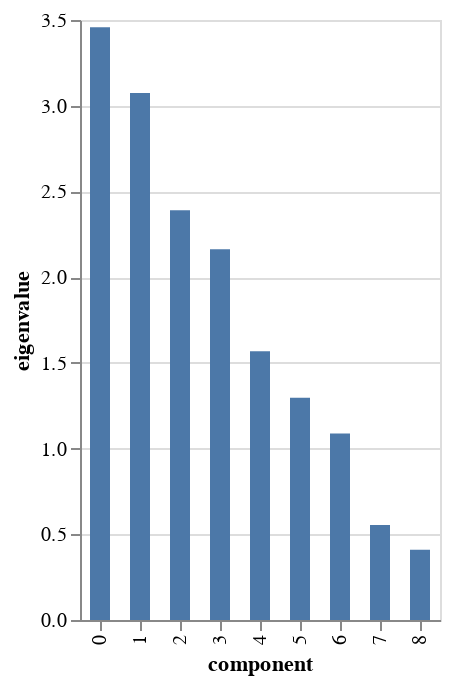

The notebook cell this image was saved under:
### Markdown cell above
##### <span style="color:purple">**Question:** What do you think of the inertia carried by each axis?</span>

- Consider the `eigenvalues_summary` function
- and/or view the `scree_plot`

### Code cell
### TO BE COMPLETED ###
display(famd.eigenvalues_summary)

famd.scree_plot()

### Figure 1 — Vega-Lite specification as saved in the notebook (floating-point values rounded to 4 significant figures)
{"config": {"view": {"continuousWidth": 300, "continuousHeight": 300}}, "data": {"name": "data-4a2d98458346519def65956253aa24d4"}, "mark": {"type": "bar", "size": 10}, "encoding": {"tooltip": [{"field": "component", "type": "nominal"}, {"field": "eigenvalue", "type": "quantitative"}, {"field": "% of variance", "type": "quantitative"}, {"field": "% of variance (cumulative)", "type": "quantitative"}], "x": {"field": "component", "type": "nominal"}, "y": {"field": "eigenvalue", "type": "quantitative"}}, "$schema": "https://vega.github.io/schema/vega-lite/v5.8.0.json", "datasets": {"data-4a2d98458346519def65956253aa24d4": [{"component": "0", "eigenvalue": 3.458, "% of variance": 21.61, "% of variance (cumulative)": 21.61}, {"component": "1", "eigenvalue": 3.074, "% of variance": 19.22, "% of variance (cumulative)": 40.83}, {"component": "2", "eigenvalue": 2.39, "% of variance": 14.94, "% of variance (cumulative)": 55.77}, {"component": "3", "eigenvalue": 2.162, "% of variance": 13.51, "% of variance (cumulative)": 69.28}, {"component": "4", "eigenvalue": 1.567, "% of variance": 9.794, "% of variance (cumulative)": 79.07}, {"component": "5", "eigenvalue": 1.296, "% of variance": 8.101, "% of variance (cumulative)": 87.18}, {"component": "6", "eigenvalue": 1.089, "% of variance": 6.804, "% of variance (cumulative)": 93.98}, {"component": "7", "eigenvalue": 0.5541, "% of variance": 3.463, "% of variance (cumulative)": 97.44}, {"component": "8", "eigenvalue": 0.4092, "% of variance": 2.558, "% of variance (cumulative)": 100.0}]}}
